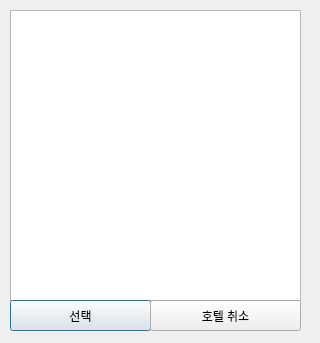
<?xml version="1.0" encoding="UTF-8"?>
<ui version="4.0">
 <class>hotel_reserv</class>
 <widget class="QDialog" name="hotel_reserv">
  <property name="geometry">
   <rect>
    <x>0</x>
    <y>0</y>
    <width>320</width>
    <height>343</height>
   </rect>
  </property>
  <property name="windowTitle">
   <string>Dialog</string>
  </property>
  <widget class="QListWidget" name="list">
   <property name="geometry">
    <rect>
     <x>10</x>
     <y>10</y>
     <width>291</width>
     <height>291</height>
    </rect>
   </property>
  </widget>
  <widget class="QPushButton" name="slt">
   <property name="geometry">
    <rect>
     <x>10</x>
     <y>300</y>
     <width>141</width>
     <height>31</height>
    </rect>
   </property>
   <property name="text">
    <string>선택</string>
   </property>
  </widget>
  <widget class="QPushButton" name="cancel">
   <property name="geometry">
    <rect>
     <x>150</x>
     <y>300</y>
     <width>151</width>
     <height>31</height>
    </rect>
   </property>
   <property name="text">
    <string>호텔 취소</string>
   </property>
  </widget>
 </widget>
 <resources/>
 <connections/>
</ui>
